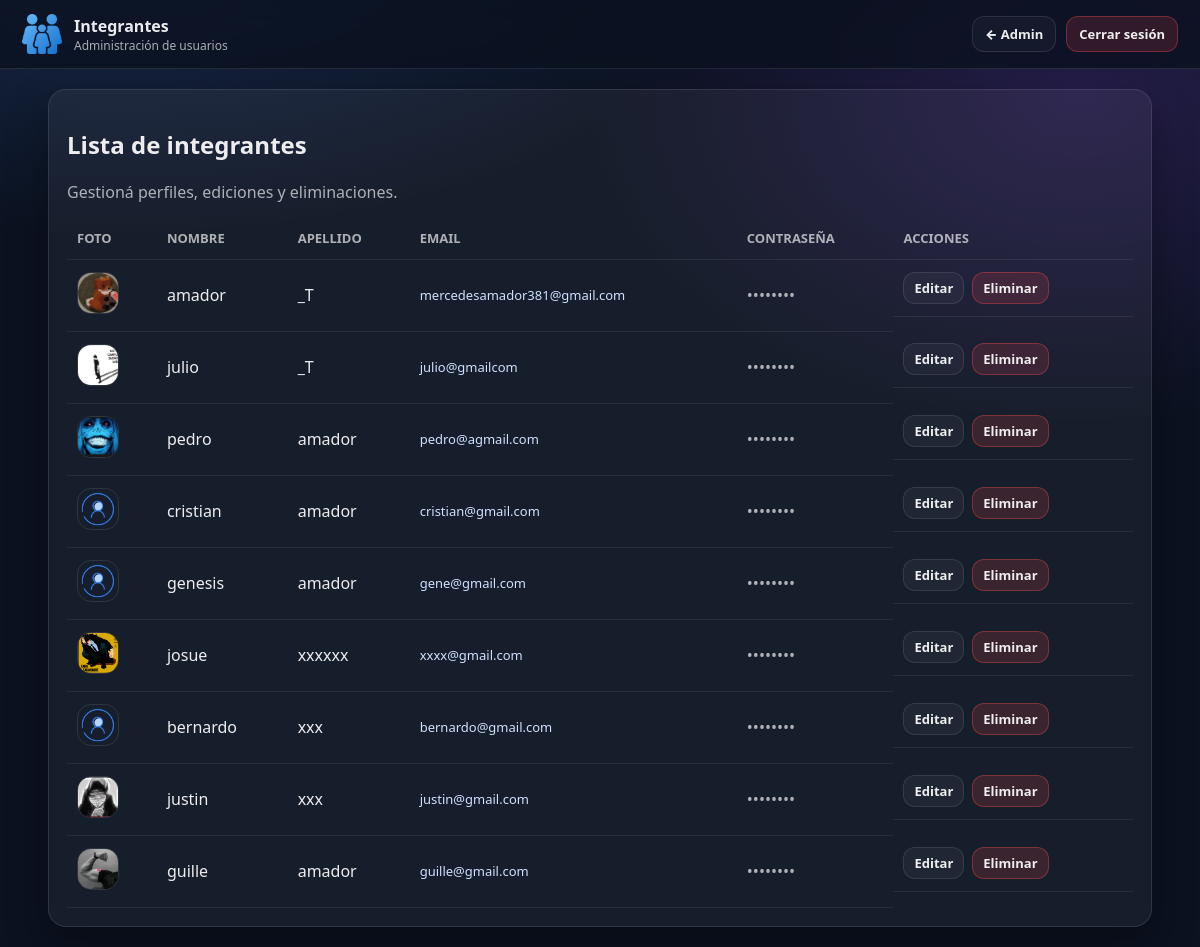
/members (signed in), run on the app's committed database.
### tables this page shows
CREATE TABLE users (
    id INTEGER PRIMARY KEY AUTOINCREMENT,
    nombre TEXT NOT NULL,
    apellido TEXT NOT NULL,
    email TEXT UNIQUE NOT NULL,
    password TEXT NOT NULL,
    fecha_nac TEXT,
    municipio TEXT,
    pais TEXT,
    foto TEXT
, telefono TEXT, direccion TEXT, estado_civil TEXT, bio TEXT, activo INTEGER DEFAULT 0);

### app.py (the view)
@app.route('/members')
def members():
    if 'user_id' not in session:
        return redirect('/login')
    with sqlite3.connect('database.db', timeout=20) as conn:
        c = conn.cursor()
        c.execute("SELECT id, nombre, apellido, email,  password, foto FROM users WHERE email != 'jhos@admin.com'")
        integrantes = c.fetchall()
    return render_template('members.html', integrantes=integrantes)

### templates/members.html (shortened to what this page needs)
<!DOCTYPE html>
<html lang="es">
<head>
  <link rel="stylesheet" href="{{ url_for('static', filename='members.css') }}">
</head>
<body>
  <header class="topbar">
    <div class="brand">
      <img src="/static/login.png" class="brand-logo" alt="Logo">
      <div class="brand-text">
        <div class="brand-title">Integrantes</div>
        <div class="brand-sub">Administración de usuarios</div>
      </div>
    </div>
    <div class="top-actions">
      <a href="/admin_home" class="btn ghost">← Admin</a>
      <a href="/logout" class="btn danger">Cerrar sesión</a>
    </div>
  </header>
  <main class="page">
    <section class="card">
      <h1>Lista de integrantes</h1>
      <p class="subtitle">Gestioná perfiles, ediciones y eliminaciones.</p>
      <div class="table-wrap">
        <table class="members-table">
          <thead>
            <tr>
              <th>Foto</th>
              <th>Nombre</th>
              <th>Apellido</th>
              <th>Email</th>
              <th>Contraseña</th>
              <th>Acciones</th>
            </tr>
          </thead>
          <tbody>
            {% for i in integrantes %}
            <tr>
              <td>
                {% if i[5] %}
                  <img src="/{{ i[5].replace('\\','/') }}" class="avatar">
                {% else %}
                  <img src="/static/default_user.png" class="avatar">
                {% endif %}
              </td>
              <td>{{ i[1] }}</td>
              <td>{{ i[2] }}</td>
              <td class="email">{{ i[3] }}</td>
              <td class="password">••••••••</td>
              <td class="actions">
                <a href="/edit_member/{{ i[0] }}" class="btn small">Editar</a>
                <a href="/delete_member/{{ i[0] }}"
                   class="btn danger small"
                   onclick="return confirm('¿Seguro que quieres eliminar este integrante?')">
                  Eliminar
                </a>
              </td>
            </tr>
            {% endfor %}
          </tbody>
        </table>
      </div>
    </section>
  </main>
</body>
</html>

### static/members.css (style rules this page uses)
:root { --bg:#0b1220; --border:rgba(255,255,255,.10); --text:rgba(255,255,255,.92); --muted:rgba(255,255,255,.65); --accent:#4f8cff; --danger:#ff4d4d; --shadow:0 18px 40px rgba(0,0,0,.35); --radius:18px; }
* { box-sizing:border-box; }
body { margin:0; font-family: system-ui, -apple-system, Segoe UI, Roboto, Arial; background: radial-gradient(1200px 600px at 10% -10%, rgba(79,140,255,.22), transparent 55%), radial-gradient(900px 600px at 90% 10%, rgba(153,79,255,.18), transparent 55%), var(--bg); color:var(--text); }
.topbar { display:flex; justify-content:space-between; align-items:center; padding:14px 22px; background:rgba(10,16,30,.75); backdrop-filter:blur(10px); border-bottom:1px solid var(--border); }
.brand { display:flex; align-items:center; gap:12px; }
.brand-logo { width:40px; height:40px; object-fit:contain; }
.brand-title { font-weight:900; }
.brand-sub { font-size:12px; color:var(--muted); }
.top-actions { display:flex; gap:10px; }
.btn { padding:8px 12px; border-radius:12px; border:1px solid var(--border); background:rgba(255,255,255,.04); color:var(--text); text-decoration:none; font-weight:900; font-size:13px; }
.btn.small { padding:6px 10px; }
.btn.ghost { background:rgba(255,255,255,.03); }
.btn.danger { background:rgba(255,77,77,.15); border-color:rgba(255,77,77,.35); }
.page { width:min(1200px,92vw); margin:20px auto; }
.card { padding:18px; border-radius:var(--radius); border:1px solid var(--border); background:rgba(255,255,255,.05); box-shadow:var(--shadow); }
.subtitle { margin:6px 0 14px; color:var(--muted); }
.table-wrap { overflow-x:auto; }
.members-table { width:100%; border-collapse:collapse; min-width:800px; }
.members-table th, .members-table td { padding:12px 10px; border-bottom:1px solid rgba(255,255,255,.08); text-align:left; }
.members-table th { font-size:13px; text-transform:uppercase; color:var(--muted); }
.avatar { width:42px; height:42px; border-radius:14px; object-fit:cover; border:1px solid var(--border); }
.email { font-size:13px; color:#cfe0ff; }
.password { color:var(--muted); }
.actions { display:flex; gap:8px; flex-wrap:wrap; }

### data on the page
users: foto (picture), nombre "amador", apellido "_T", email "mercedesamador381@gmail.com"
users: shows a picture, nombre "julio", apellido "_T", email "julio@gmailcom"
users: shows a picture, nombre "pedro", apellido "amador", email "pedro@agmail.com"
users: nombre "cristian", apellido "amador", email "cristian@gmail.com"
users: nombre "genesis", apellido "amador", email "gene@gmail.com"
users: shows a picture, nombre "josue", apellido "xxxxxx", email "xxxx@gmail.com"
users: nombre "bernardo", apellido "xxx", email "bernardo@gmail.com"
users: shows a picture, nombre "justin", apellido "xxx", email "justin@gmail.com"
users: shows a picture, nombre "guille", apellido "amador", email "guille@gmail.com"
